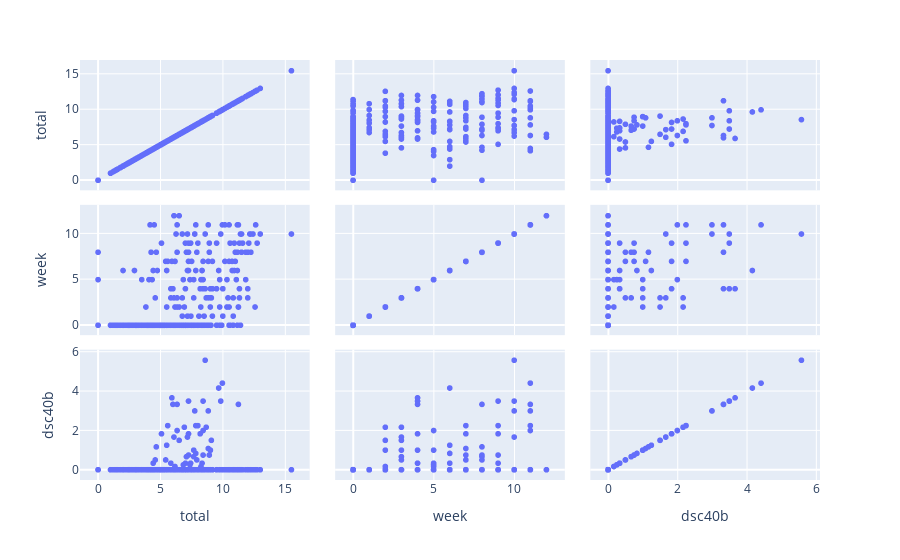

Source (notebook cell):
### Code cell
px.scatter_matrix(clean_study, ['total','week','dsc40b'])

### Figure 1 — Plotly figure (JSON) as saved in the notebook; plotly's stock layout.template omitted (floating-point values rounded to 4 significant figures; data arrays with more than 128 entries replaced by an {"elided": "..."} marker saying what was removed)
{"data": [{"dimensions": [{"axis": {"matches": true}, "label": "total", "values": {"elided": "423 float values"}}, {"axis": {"matches": true}, "label": "week", "values": {"elided": "423 int values"}}, {"axis": {"matches": true}, "label": "dsc40b", "values": {"elided": "423 float values"}}], "hovertemplate": "%{xaxis.title.text}=%{x}<br>%{yaxis.title.text}=%{y}<extra></extra>", "legendgroup": "", "marker": {"color": "#636efa", "symbol": "circle"}, "name": "", "showlegend": false, "type": "splom"}], "layout": {"dragmode": "select", "legend": {"tracegroupgap": 0}, "margin": {"t": 60}}}
